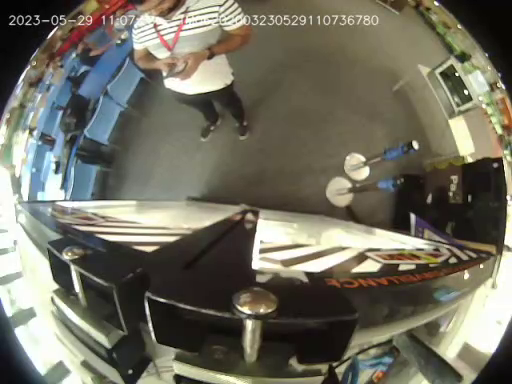
#> input picture frame 45 of TM06202003230529110736780.mp4, 512 x 384 px
$ python motion_print.py
#> lines starting #> are read from the running program, lines starting #| are printed output that depends on the picture
import cv2

# Input video file
input_video_path = 'TM06202003230529110736780.mp4'

# Initialize video capture
video_capture = cv2.VideoCapture(input_video_path)

# Initialize variables for motion detection
previous_frame = None
current_time = 0

while True:
    ret, frame = video_capture.read()
#> frame is the input picture: shape (384, 512, 3); mean B, G, R 96.8, 110.5, 112.9

    if not ret:
        break

    # Convert the frame to grayscale
    gray_frame = cv2.cvtColor(frame, cv2.COLOR_BGR2GRAY)
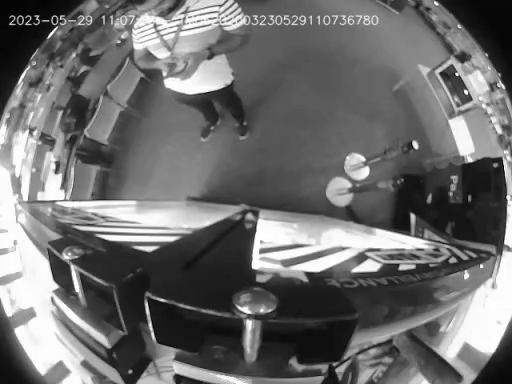
#> gray_frame: shape (384, 512); min 0, max 255, mean 109.6

    if previous_frame is None:
        previous_frame = gray_frame
        continue

    # Calculate the absolute difference between the current and previous frame
    frame_diff = cv2.absdiff(previous_frame, gray_frame)

    # Set a threshold for detecting motion
    threshold = 30
    motion_detected = frame_diff.mean() > threshold

    # Check if one second has passed
    if int(video_capture.get(cv2.CAP_PROP_POS_MSEC)) // 1000 > current_time:
        if motion_detected:
            print(f'{current_time}.{int(video_capture.get(cv2.CAP_PROP_POS_MSEC)) // 100}: Motion detected')
        else:
            print(f'{current_time}.{int(video_capture.get(cv2.CAP_PROP_POS_MSEC)) // 100}: No motion')
        current_time += 1

    previous_frame = gray_frame

# Release the video capture
video_capture.release()

$ run again, starting later in the video
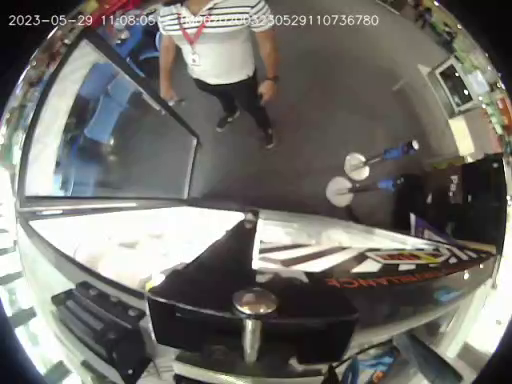
#> input picture frame 206 of TM06202003230529110736780.mp4, 512 x 384 px
#> frame is the input picture: shape (384, 512, 3); mean B, G, R 106.9, 111.7, 113.5
#> `gray_frame = cv2.cvtColor(frame, cv2.COLOR_BGR2GRAY)`:
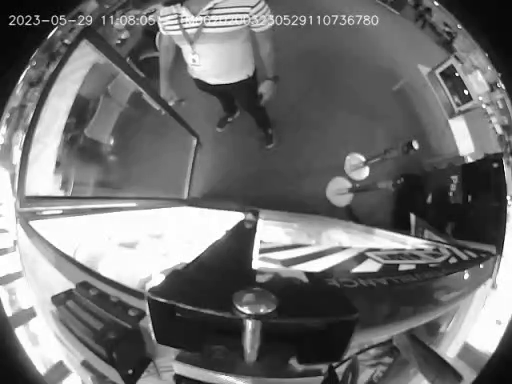
#> gray_frame: shape (384, 512); min 0, max 255, mean 111.7

$ run again, starting later in the video
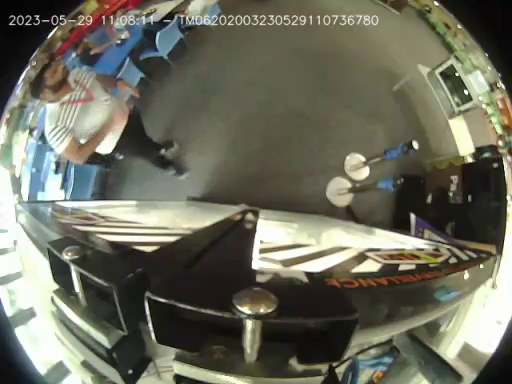
#> input picture frame 366 of TM06202003230529110736780.mp4, 512 x 384 px
#> frame is the input picture: shape (384, 512, 3); mean B, G, R 94.3, 108.5, 108.5
#> `gray_frame = cv2.cvtColor(frame, cv2.COLOR_BGR2GRAY)`:
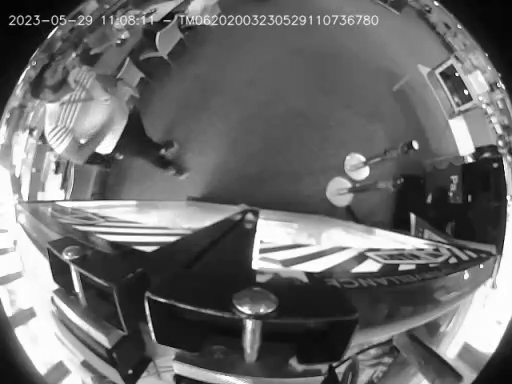
#> gray_frame: shape (384, 512); min 0, max 255, mean 106.8
